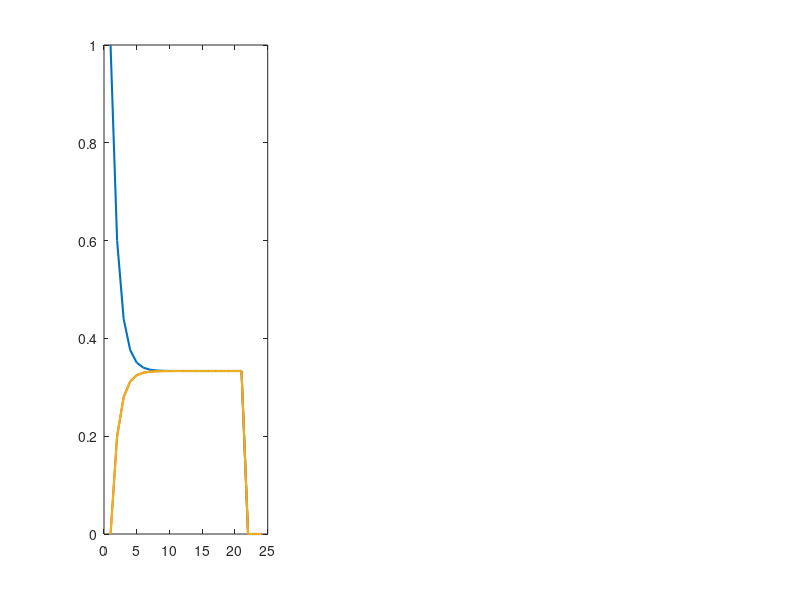

Reproduce this figure in MATLAB. (Note: this script raises an error after producing the figure.)
clc; clear;

%% Parameters (ground truth for verification)
n_true = 3;           % actual number of renewable operators
a2 = 0.8;
a1 = 1;
a0 = 0;

% Forecasted mean renewable generations x_i^o (can be asymmetric)
x0 = [120; 100; 80];

% Ground truth values (for verification)
xr0_true = sum(x0);                    % = 300
eta_true = x0 / xr0_true;              % = [0.4; 0.333; 0.267]
alpha_test = [0.5; 0.5; 0.5];          % test bidding fractions
f_true = sum(alpha_test .* eta_true);  % = 0.5

fprintf('=== Ground Truth Values ===\n');
fprintf('n = %d\n', n_true);
fprintf('x_r^o = %.2f\n', xr0_true);
fprintf('eta = [%.4f, %.4f, %.4f]\n', eta_true(1), eta_true(2), eta_true(3));
fprintf('f (with alpha=0.5) = %.4f\n\n', f_true);

%% Communication Graph Setup
% Define adjacency matrix (connected graph required by Assumption 1)
% Using ring topology: 1 -- 2 -- 3 -- 1
Adj = [0 1 1;
       1 0 1;
       1 1 0];  % Fully connected (can also use sparse ring)

% Compute degree and Laplacian matrices
Deg = diag(sum(Adj, 2));
L = Deg - Adj;

% Consensus gain epsilon (must satisfy: epsilon < 1/max_degree)
max_degree = max(diag(Deg));
epsilon = 0.4 / max_degree;  % Conservative choice for stability

fprintf('=== Communication Network ===\n');
fprintf('Max degree = %d, epsilon = %.4f\n\n', max_degree, epsilon);

%% Consensus Parameters
max_iter = 200;
tol = 1e-8;

%% Step 1: Compute n via consensus (Eq. 5.3)
% Operator 1 initializes z_1(0) = 1, all others z_j(0) = 0
fprintf('=== Step 1: Computing n via consensus ===\n');
z = zeros(n_true, 1);
z(1) = 1;

z_history_n = zeros(n_true, max_iter);
for k = 1:max_iter
    z_history_n(:, k) = z;
    % Consensus update: z_i(k+1) = z_i(k) + epsilon * sum_{j in N_i}(z_j - z_i)
    z_new = z - epsilon * L * z;  % Matrix form of consensus
    if norm(z_new - z) < tol
        fprintf('Converged at iteration %d\n', k);
        break;
    end
    z = z_new;
end
z_bar_n = mean(z);  % All values should be equal at convergence
n_est = 1 / z_bar_n;

fprintf('Estimated n = %.6f (true = %d, error = %.2e)\n\n', n_est, n_true, abs(n_est - n_true));

%% Step 2: Compute x_r^o via consensus (Eq. 5.4)
% Each operator initializes z_i(0) = x_i^o
fprintf('=== Step 2: Computing x_r^o via consensus ===\n');
z = x0;

z_history_xr = zeros(n_true, max_iter);
for k = 1:max_iter
    z_history_xr(:, k) = z;
    z_new = z - epsilon * L * z;
    if norm(z_new - z) < tol
        fprintf('Converged at iteration %d\n', k);
        break;
    end
    z = z_new;
end
z_bar_xr = mean(z);  % = (1/n) * sum(x_j^o)
xr0_est = n_est * z_bar_xr;  % x_r^o = n * z_bar

fprintf('Estimated x_r^o = %.6f (true = %.2f, error = %.2e)\n\n', xr0_est, xr0_true, abs(xr0_est - xr0_true));

%% Step 3: Compute eta_i locally (Eq. 5.5)
% Each operator computes eta_i = x_i^o / x_r^o using local x_i^o and shared x_r^o
fprintf('=== Step 3: Computing eta_i ===\n');
eta_est = x0 / xr0_est;

fprintf('Estimated eta = [%.6f, %.6f, %.6f]\n', eta_est(1), eta_est(2), eta_est(3));
fprintf('True eta      = [%.6f, %.6f, %.6f]\n', eta_true(1), eta_true(2), eta_true(3));
fprintf('Max error = %.2e\n\n', max(abs(eta_est - eta_true)));

%% Step 4: Compute f via consensus (Eq. 5.6)
% Each operator initializes z_i(0) = alpha_i * x_i^o
fprintf('=== Step 4: Computing f via consensus ===\n');
z = alpha_test .* x0;

z_history_f = zeros(n_true, max_iter);
for k = 1:max_iter
    z_history_f(:, k) = z;
    z_new = z - epsilon * L * z;
    if norm(z_new - z) < tol
        fprintf('Converged at iteration %d\n', k);
        break;
    end
    z = z_new;
end
z_bar_f = mean(z);  % = (1/n) * sum(alpha_j * x_j^o)
f_est = n_est * z_bar_f / xr0_est;  % f = n * z_bar / x_r^o

fprintf('Estimated f = %.6f (true = %.6f, error = %.2e)\n\n', f_est, f_true, abs(f_est - f_true));

%% Visualization
figure('Position', [100, 100, 1200, 400]);

subplot(1, 3, 1);
plot(1:k, z_history_n(:, 1:k)', 'LineWidth', 1.5);
hold on;
yline(1/n_true, 'k--', 'LineWidth', 1.5);
xlabel('Iteration k');
ylabel('z_i(k)');
title('Consensus for n: z_i(0) = \delta_{i,1}');
legend('Operator 1', 'Operator 2', 'Operator 3', '1/n', 'Location', 'best');
grid on;

subplot(1, 3, 2);
plot(1:k, z_history_xr(:, 1:k)', 'LineWidth', 1.5);
hold on;
yline(xr0_true/n_true, 'k--', 'LineWidth', 1.5);
xlabel('Iteration k');
ylabel('z_i(k)');
title('Consensus for x_r^o: z_i(0) = x_i^o');
legend('Operator 1', 'Operator 2', 'Operator 3', 'x_r^o/n', 'Location', 'best');
grid on;

subplot(1, 3, 3);
plot(1:k, z_history_f(:, 1:k)', 'LineWidth', 1.5);
hold on;
yline(f_true * xr0_true / n_true, 'k--', 'LineWidth', 1.5);
xlabel('Iteration k');
ylabel('z_i(k)');
title('Consensus for f: z_i(0) = \alpha_i x_i^o');
legend('Operator 1', 'Operator 2', 'Operator 3', 'Target', 'Location', 'best');
grid on;

sgtitle('Consensus Protocol Convergence (Equations 5.3-5.6)');

fprintf('=== Summary ===\n');
fprintf('All consensus computations converged successfully.\n');
fprintf('The distributed protocol correctly estimates n, x_r^o, eta, and f.\n');
